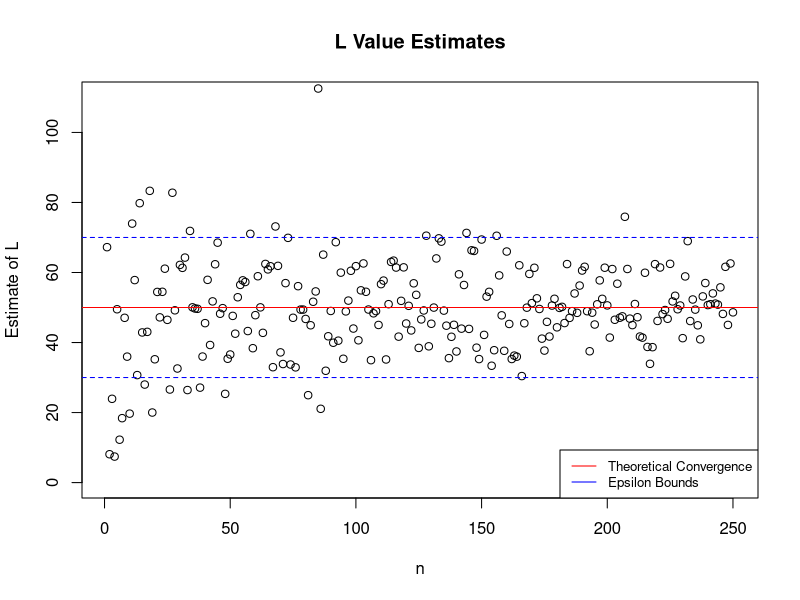
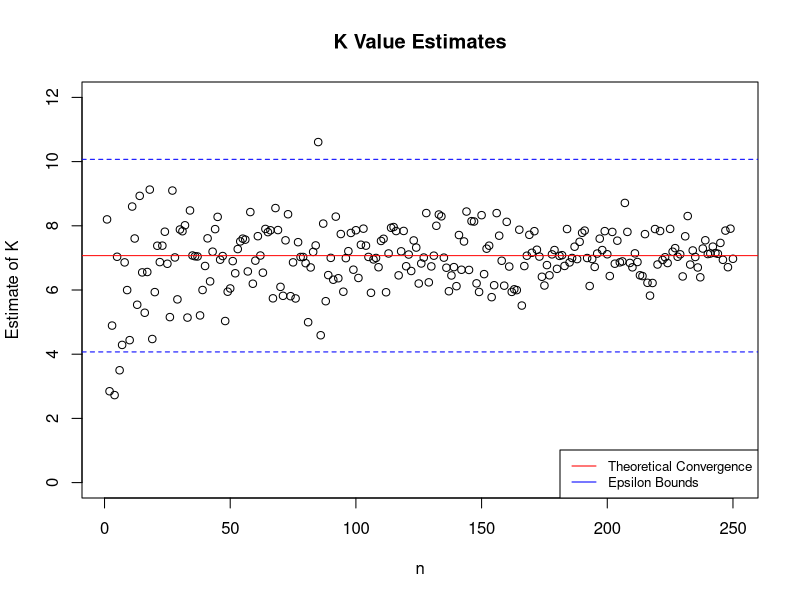
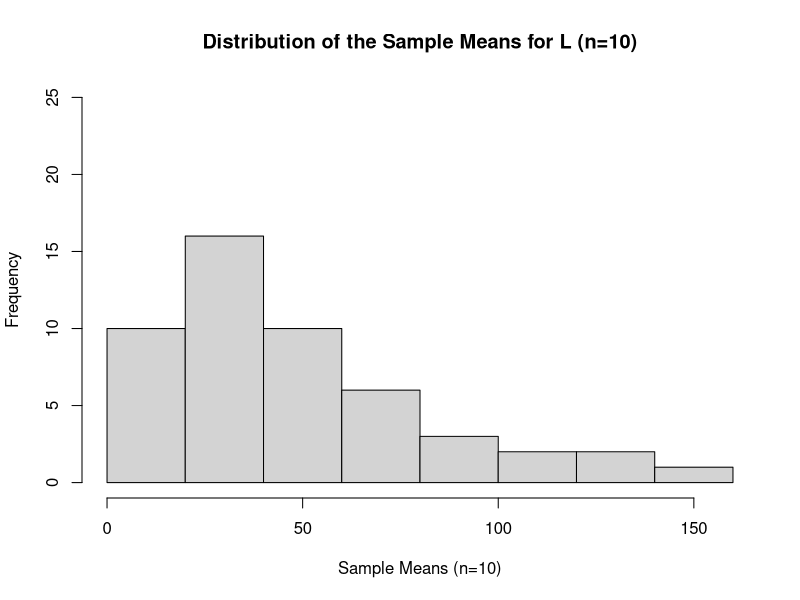
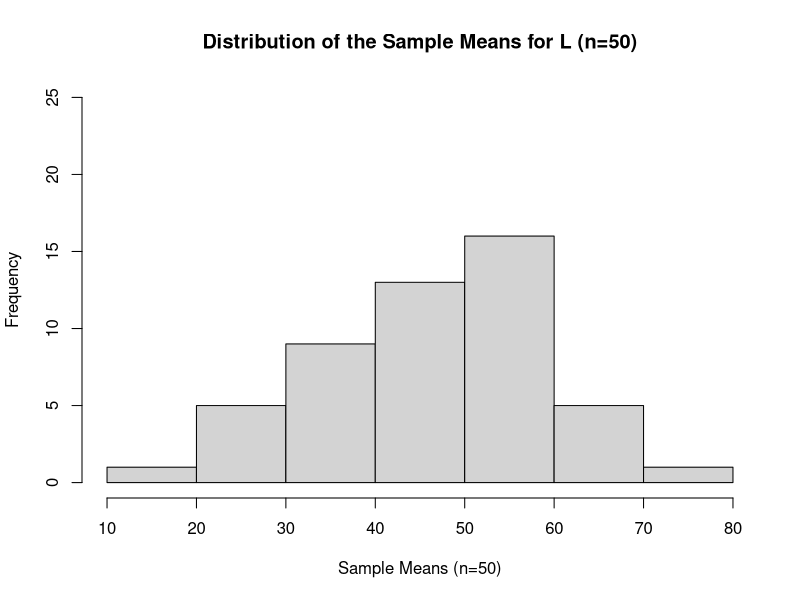
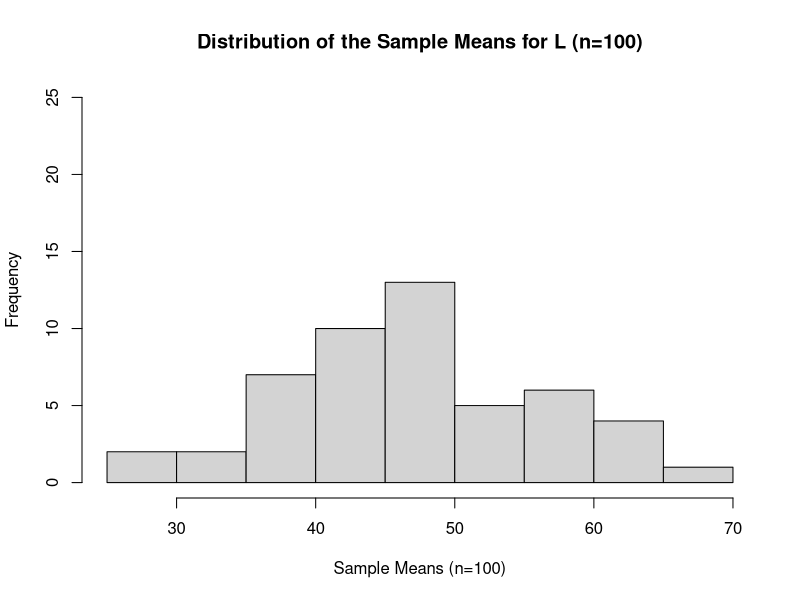
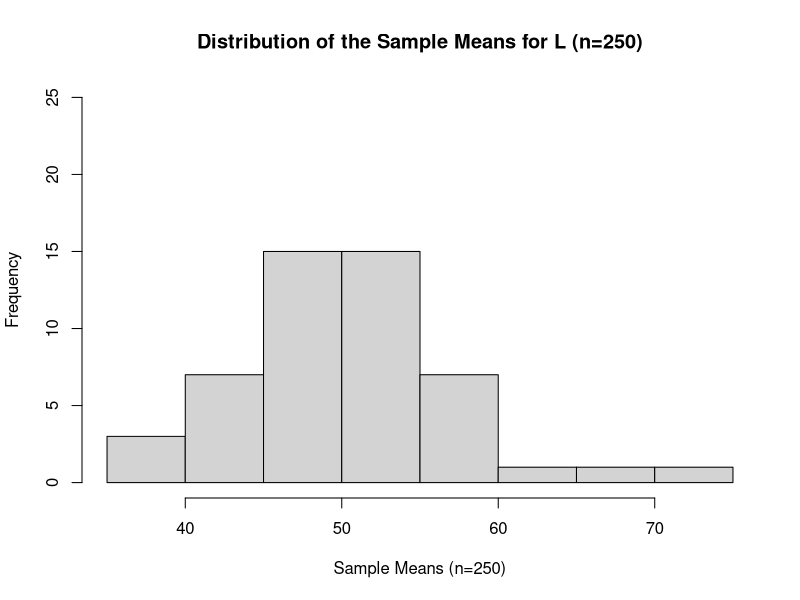
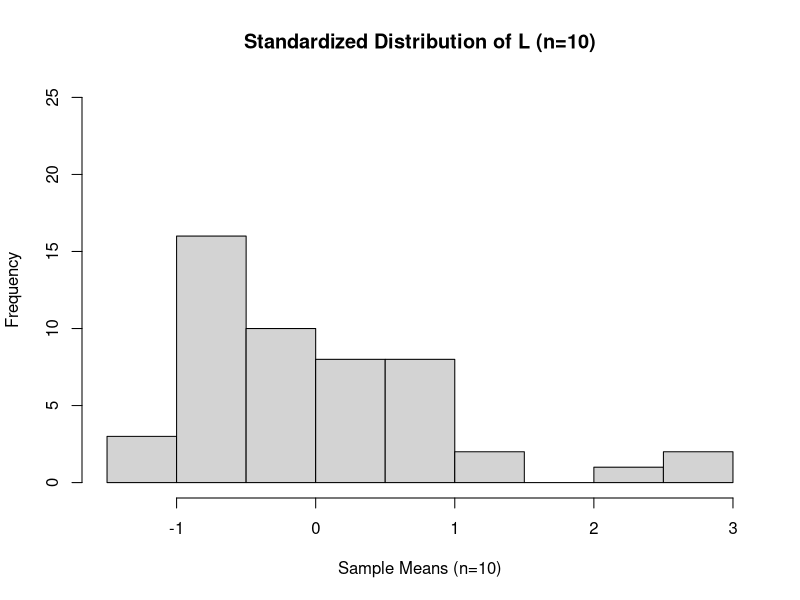
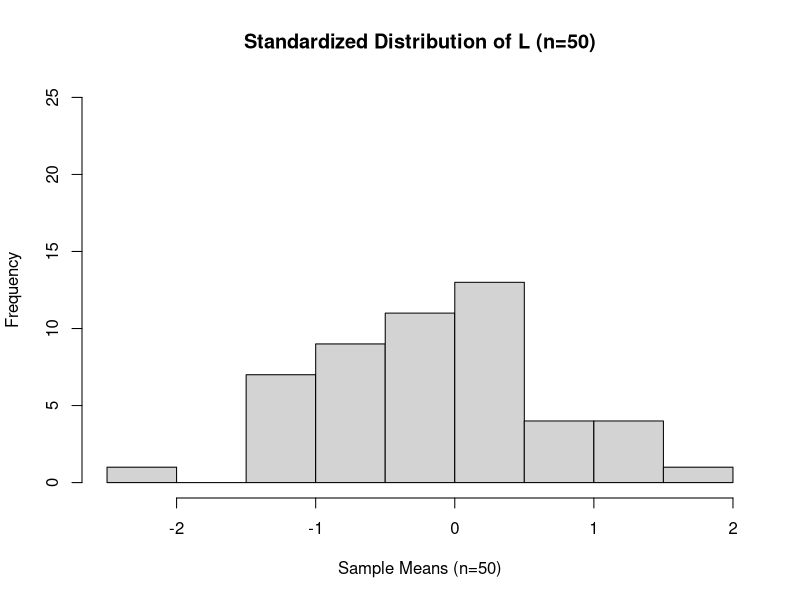

Reproduce these figures in R, in order.
#Author: Ashwin Bhargava
#Due Date: 7/25/2019
#Purpose: Use R to simulate random data, approximate quantities,
#and create graphs. Helps understand the convergence concepts
#of Chapter 5.

#Problem 1)

#Parts A, B, and C
#See PDF

#Parts D and E)

#Generate N=50 Values of L and K for every value of n from 1 to
#250. So consider n=1. We want to generate N=50 datasets with n=1.
#For each data set we want to find L and K. Now, for n=2 we want
#to generate 50 datasets, finding L and K for each one. All the way
#until we get to n=250.

n<-seq(1:250)
N<-50

mu<-0
b<-5

#Create Inverse Laplace CDF Function
InvLaplace<-function(mu,b,u){
  
  InvEq<-mu - b*sign(u-.5)*log(1-2*abs(u-.5))
  return(InvEq)
}

#L --> 50

L_matrix<-matrix(data=0, nrow=N, ncol=250)

#function to calculate L

L_val=function(ui){
  
  n=length(ui)
  L=(sum((ui^2))/n)
  return(L)
}

#K -->~ 7.07

K_matrix<-matrix(data=0, nrow=N, ncol=250)

#function to calculate K (from L)

K_val=function(ui){
  
  K=sqrt(L_val(ui))
  return(K)
}

for (j in 1:250){
  # Loop through data sets
  for (i in 1:N){
    u<-runif(n[j],min=0,max=1) #generates random values
    
    L_matrix[i, j] = L_val(InvLaplace(mu=0, b=5, u))
    K_matrix[i, j] = K_val(InvLaplace(mu=0, b=5, u))
  }
}

#plot L estimates

plot(n, L_matrix[1,], main="L Value Estimates",
     ylab="Estimate of L",ylim=c(0,110))

#add lines

abline(a=50,b=0,col="red")
abline(a=50-20,b=0,lty=2,col="blue")
abline(a=50+20,b=0,lty=2,col="blue")

#add legend

legend("bottomright",legend=c("Theoretical Convergence",
      "Epsilon Bounds"),col=c("red","blue"),lty=1.2,cex=0.8)

#plot K estimates

plot(n, K_matrix[1,], main="K Value Estimates",
     ylab="Estimate of K",ylim=c(0,12))

#add lines

abline(a=sqrt(50),b=0,col="red")
abline(a=sqrt(50)-3,b=0,lty=2,col="blue")
abline(a=sqrt(50)+3,b=0,lty=2,col="blue")

#add legend

legend("bottomright",legend=c("Theoretical Convergence",
      "Epsilon Bounds"),col=c("red","blue"),lty=1.2,cex=0.8)

# Q 1E) Part v.

#Graphically, we are seeing the theoretical result of convergence
#in probability. We can observe this by looking at the spread
#around n = 0 versus the spread around n = 250. By LLN,
#as n increases, the random variables converge to the expected
#mean, denoted with the red line. We would expect the spread to
#continue shrinking if n were increased even more.


#Problem 2)

#Take the N values of L you have for each of n=10,50,100,250 and
#create a histogram to inspect the shape of the sampling
#distribution of L for those values of n.

#histograms of chosen n values (columns used from L_matrix)

hist(L_matrix[,10],main="Distribution of the Sample Means for L (n=10)",
    xlab="Sample Means (n=10)", ylab="Frequency",ylim=c(0,25))
hist(L_matrix[,50],main="Distribution of the Sample Means for L (n=50)",
     xlab="Sample Means (n=50)", ylab="Frequency",ylim=c(0,25))
hist(L_matrix[,100],main="Distribution of the Sample Means for L (n=100)",
     xlab="Sample Means (n=100)", ylab="Frequency",ylim=c(0,25))
hist(L_matrix[,250],main="Distribution of the Sample Means for L (n=250)",
xlab="Sample Means (n=250)", ylab="Frequency",ylim=c(0,25))

#Based on the histograms, there is a weak to no trend towards convergence
#to a normal distribution for L (or K). n=250 samples makes for a poor
#fit in a normal distribution. We will need many more samples in order to 
#see an actual "bell-shape" begin to form.

#Problem 3)
#See PDF

#Problem 4)

#Standardize datasets with result from 3)


hist((L_matrix[,10]-2*b^2)/((2*b^2*sqrt(5))/sqrt(10)),
     main="Standardized Distribution of L (n=10)",
     xlab="Sample Means (n=10)", ylab="Frequency",ylim=c(0,25))
hist((L_matrix[,50]-2*b^2)/((2*b^2*sqrt(5))/sqrt(50)),
     main="Standardized Distribution of L (n=50)",
     xlab="Sample Means (n=50)", ylab="Frequency",ylim=c(0,25))
hist((L_matrix[,100]-2*b^2)/((2*b^2*sqrt(5))/sqrt(100)),
     main="Standardized Distribution of L (n=100)",
     xlab="Sample Means (n=100)", ylab="Frequency",ylim=c(0,25))
hist((L_matrix[,250]-2*b^2)/((2*b^2*sqrt(5))/sqrt(250)),
     main="Standardized Distribution of L (n=250)",
     xlab="Sample Means (n=250)", ylab="Frequency",ylim=c(0,25))

#Problem 5)

#n=1000, 10000 with N = 10,000 data sets

n<-c(1000, 10000)
N<-10000

mu<-0
b<-5

#For lack of a better matrix name..

L_big_matrix<-matrix(data=0, nrow=N, ncol=2)

for (j in 1:length(n)){
  # Loop through data sets
  for (i in 1:N){
    u<-runif(n[j],min=0,max=1)
    L_big_matrix[i, j] = L_val(InvLaplace(mu=0, b=5, u))
  }
}

#Problem 6) 

#Two histograms are Sampling Distribution of Sample Mean

hist(L_big_matrix[,1],main="Distribution of the Sample Means for L (n=1000)",
     xlab="Sample Means (n=1000)", ylab="Frequency",ylim=c(0,2500))
hist(L_big_matrix[,2],main="Distribution of the Sample Means for L (n=10000)",
     xlab="Sample Means (n=10000)", ylab="Frequency",ylim=c(0,2500))

#Two histograms are standardized distributions

hist((L_big_matrix[,1]-2*b^2)/((2*b^2*sqrt(5))/sqrt(1000)),
     main="Standardized Distribution of L (n=1000)",
     xlab="Sample Means (n=1000)", ylab="Frequency",ylim=c(0,2500))
      
hist((L_big_matrix[,2]-2*b^2)/((2*b^2*sqrt(5))/sqrt(10000)),
     main="Standardized Distribution of L (n=10000)",
     xlab="Sample Means (n=10000)", ylab="Frequency",ylim=c(0,2500))

#The larger n values tend to give a fairly 'normal'
#histogram compared to the previously small n values. We
#can safely say that n = 30 does not work for this
#distribution. Laplace distribution in particular has
#larger tails (higher kurtosis) which leads to more
#outliers than a normal distribution. So in order to apply
#the CLT to a Laplace distribution, we need many more
#samples than 30.
